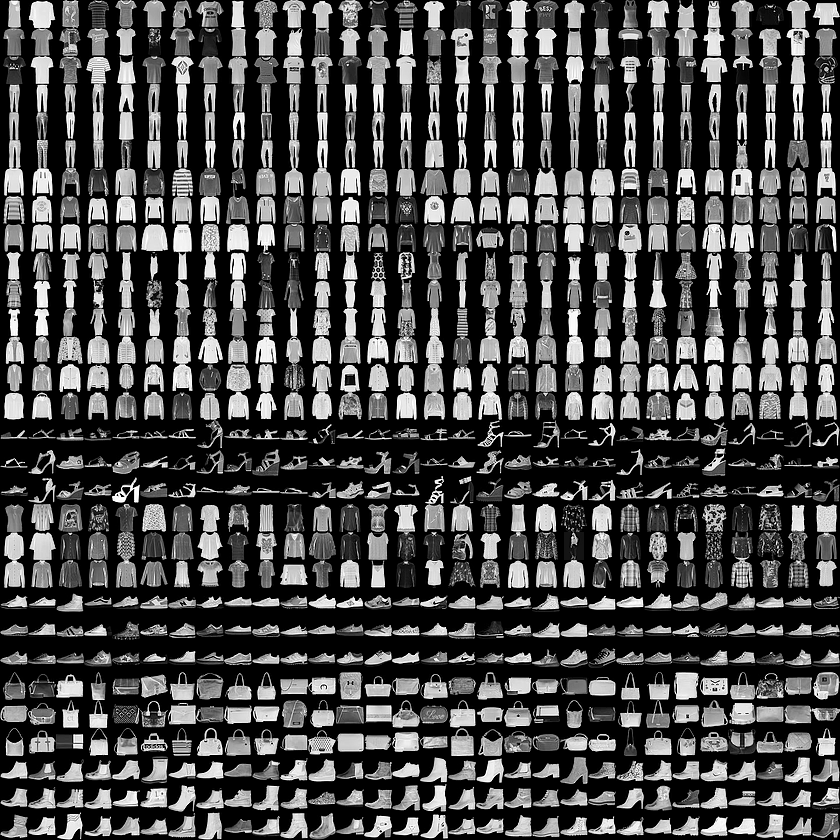
#> input picture datasets/fashion.png, 840 x 840 px, given in place of bernie.jpg, which was not available
$ jupyter execute 2-core-operations.ipynb
#> lines starting #> are read from the running program, lines starting #| are printed output that depends on the picture; pictures that were not available may be replaced by others from this repository, and a replacement may not be noted
[cell 1]
import cv2

image = cv2.imread('..//assets//bernie.jpg', cv2.IMREAD_COLOR)
#> image is the input picture: shape (840, 840, 3); min 0, max 255, mean 72

[cell 2]
# Show Image Method
def show_image(image):
    cv2.namedWindow('img', cv2.WINDOW_NORMAL)
    cv2.imshow('img', image)
    cv2.waitKey(0)
    cv2.destroyAllWindows()

[cell 3]
# Custom crop
croped = image[302:(302+322),261:(261+339)]
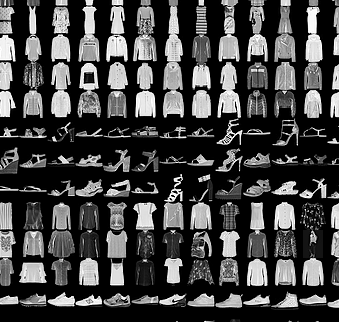
#> croped: shape (322, 339, 3); min 0, max 255, mean 67.3

show_image(croped)
print(croped.shape)
#| (322, 339, 3)
print(croped.size)
#| 327474
print(croped.dtype)
#| uint8

[cell 4]
mod = image[302:(302+322),261:(261+339)]
mod[:,:,0] = 123
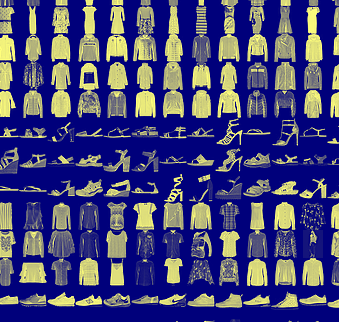
#> mod: shape (322, 339, 3); mean B, G, R 123, 67.3, 67.3
show_image(image)
#> in show_image (call 2), `cv2.imshow('img', image)`:
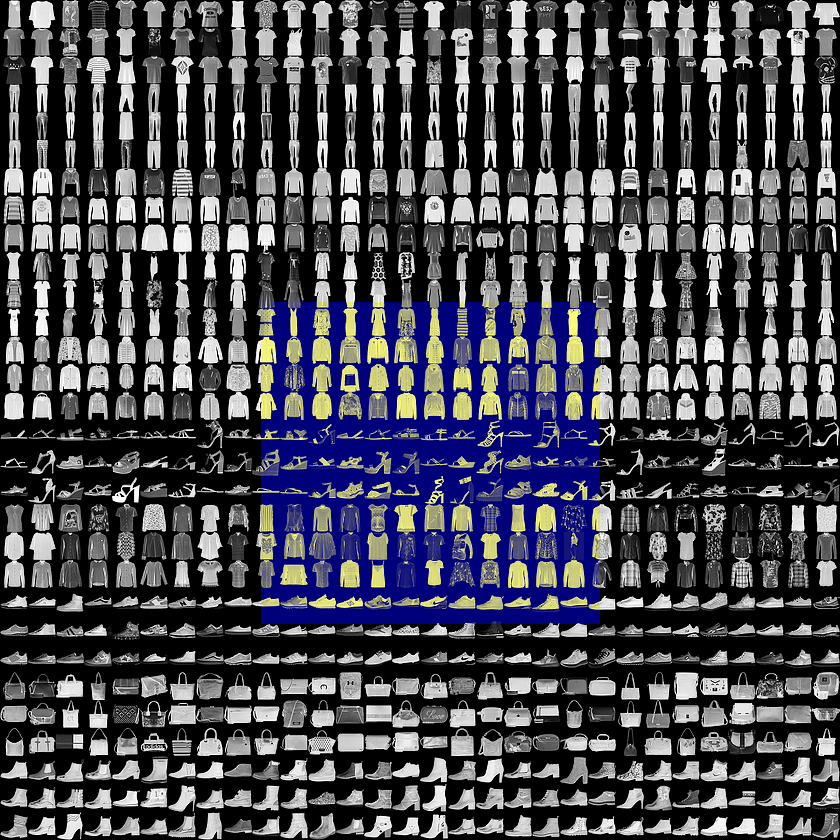
#> window 'img': shape (840, 840, 3); mean B, G, R 80.6, 72, 72
